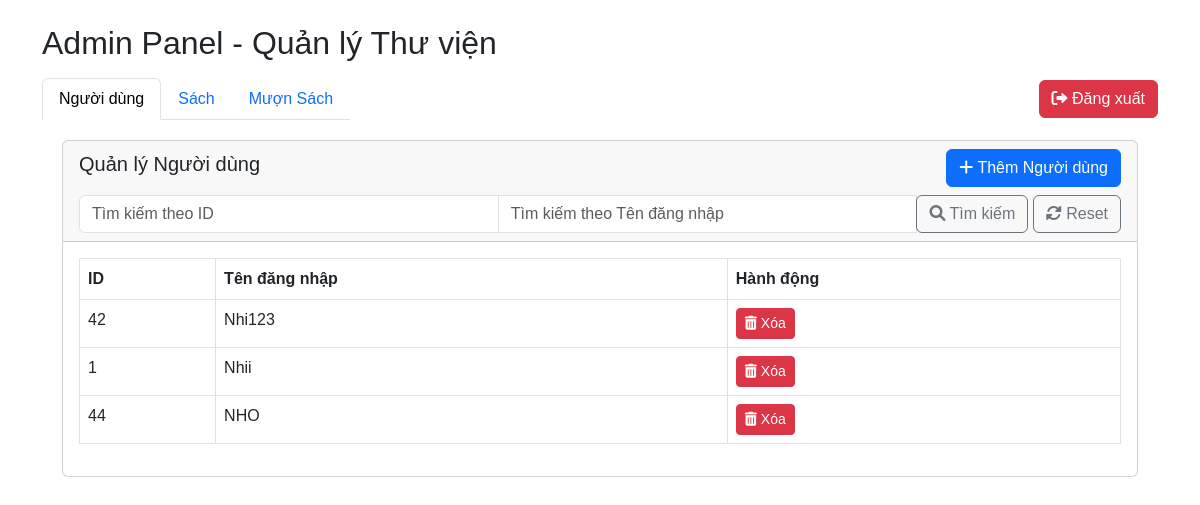
Screenshot of /admin.php (signed in) with the database file from the repository.
### tables this page shows
CREATE TABLE `users` (
  `id` int(11) NOT NULL,
  `username` varchar(50) NOT NULL,
  `password` varchar(255) NOT NULL,
  `email` varchar(255) NOT NULL,
  `role` enum('admin','user') NOT NULL DEFAULT 'user'
);

### admin.php (the view, shortened to what this page needs)
<?php
require_once 'config.php';
$conn = new mysqli($servername, $username, $password, $dbname);
$current_tab = $_GET['tab'] ?? 'users';
$search_users_id = $_GET['search_users_id'] ?? '';
$search_users_name = $_GET['search_users_name'] ?? '';
$sql_users = "SELECT id, username FROM users";
$users = $conn->query($sql_users);
?>
<!DOCTYPE html>
<html lang="vi">
<head>
    <link href="https://cdn.jsdelivr.net/npm/bootstrap@5.3.0/dist/css/bootstrap.min.css" rel="stylesheet">
    <link rel="stylesheet" href="https://cdnjs.cloudflare.com/ajax/libs/font-awesome/6.0.0/css/all.min.css" />
</head>
<body>
    <div class="container">
        <h2 class="mt-4">Admin Panel - Quản lý Thư viện</h2>
        <div class="d-flex justify-content-between align-items-center mt-3">
            <ul class="nav nav-tabs" id="myTab" role="tablist">
                <li class="nav-item" role="presentation">
                    <button class="nav-link <?php if ($current_tab == 'users') echo 'active'; ?>" id="users-tab" data-bs-toggle="tab" data-bs-target="#users-section" type="button" role="tab" aria-controls="users-section" aria-selected="<?php if ($current_tab == 'users') echo 'true';
                                                                                                                                                                                                                                            else echo 'false'; ?>">Người dùng</button>
                </li>
                <li class="nav-item" role="presentation">
                    <button class="nav-link <?php if ($current_tab == 'books') echo 'active'; ?>" id="books-tab" data-bs-toggle="tab" data-bs-target="#books-section" type="button" role="tab" aria-controls="books-section" aria-selected="<?php if ($current_tab == 'books') echo 'true';
                                                                                                                                                                                                                                            else echo 'false'; ?>">Sách</button>
                </li>
                <li class="nav-item" role="presentation">
                    <button class="nav-link <?php if ($current_tab == 'borrows') echo 'active'; ?>" id="borrows-tab" data-bs-toggle="tab" data-bs-target="#borrows-section" type="button" role="tab" aria-controls="borrows-section" aria-selected="<?php if ($current_tab == 'borrows') echo 'true';
                                                                                                                                                                                                                                                    else echo 'false'; ?>">Mượn Sách</button>
                </li>
            </ul>
            <a href="admin.php?logout=true" class="btn btn-danger"><i class="fas fa-sign-out-alt"></i> Đăng xuất</a>
        </div>
        <div class="tab-content" id="myTabContent">
            <div id="users-section" class="content-section tab-pane fade <?php if ($current_tab == 'users') echo 'show active'; ?>" role="tabpanel" aria-labelledby="users-tab">
                <div class="card">
                    <div class="card-header">
                        <div class="d-flex justify-content-between align-items-center">
                            <h5 class="card-title">Quản lý Người dùng</h5>
                            <button type="button" class="btn btn-primary" data-bs-toggle="modal" data-bs-target="#addUserModal"><i class="fas fa-plus"></i> Thêm Người dùng</button>
                        </div>
                        <div class="mt-2">
                            <form class="form-inline" method="GET" action="admin.php">
                                <div class="input-group">
                                    <input type="text" class="form-control" name="search_users_id" value="<?= $search_users_id ?>" placeholder="Tìm kiếm theo ID">
                                    <input type="text" class="form-control" name="search_users_name" value="<?= $search_users_name ?>" placeholder="Tìm kiếm theo Tên đăng nhập">
                                    <div class="input-group-append">
                                        <button class="btn btn-outline-secondary" type="submit"><i class="fas fa-search"></i> Tìm kiếm</button>
                                        <a href="admin.php?tab=users" class="btn btn-outline-secondary"><i class="fas fa-sync-alt"></i> Reset</a>
                                    </div>
                                </div>
                            </form>
                        </div>
                    </div>
                    <div class="card-body">
                        <div class="table-responsive">
                            <table class="table table-bordered">
                                <thead>
                                    <tr>
                                        <th>ID</th>
                                        <th>Tên đăng nhập</th>
                                        <th>Hành động</th>
                                    </tr>
                                </thead>
                                <tbody>
                                    <?php
                                    while ($user = $users->fetch_assoc()): ?>
                                        <tr>
                                            <td><?= $user['id'] ?></td>
                                            <td><?= $user['username'] ?></td>
                                            <td>
                                                <button type="button" class="btn btn-sm btn-danger delete-user-btn"
                                                    data-bs-toggle="modal" data-bs-target="#deleteUserModal<?= $user['id'] ?>"
                                                    data-id="<?= $user['id'] ?>"
                                                    data-username="<?= htmlspecialchars($user['username']) ?>">
                                                    <i class="fas fa-trash-alt"></i> Xóa
                                                </button>
                                            </td>
                                        </tr>
                                    <?php endwhile; ?>
                                </tbody>
                            </table>
                        </div>
                    </div>
                </div>
            </div>
        </div>
    </div>
</body>
</html>

### admin.php (style rules this page uses)
body { font-family: 'Arial', sans-serif; }
.content-section { padding: 20px; }
.card { margin-bottom: 20px; }

### rows the page displays
users: id "42", username "Nhi123"
users: id "1", username "Nhii"
users: id "44", username "NHO"
